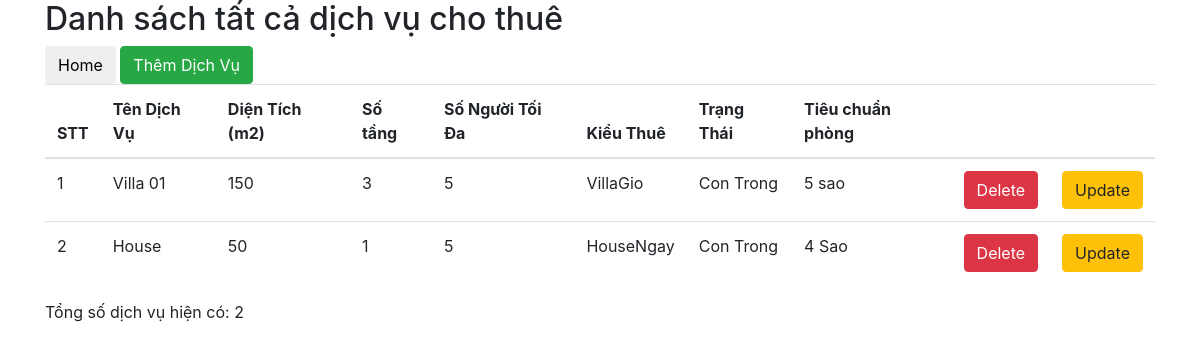
The page / on the database its author committed.
### tables this page shows
CREATE TABLE `dichvu` (
  `IDDichVu` int(11) NOT NULL,
  `TenDichVu` varchar(55) NOT NULL,
  `DienTich` int(11) NOT NULL,
  `SoTang` int(11) NOT NULL,
  `SoNguoiToiDa` int(11) NOT NULL,
  `IdKieuThue` int(11) NOT NULL,
  `TrangThai` varchar(50) NOT NULL,
  `TieuChuanPhong` varchar(50) NOT NULL
);

CREATE TABLE `kieuthue` (
  `IDKieuThue` int(11) NOT NULL,
  `TenKieuThue` varchar(50) NOT NULL,
  `GiaThue` bigint(50) NOT NULL
);

### controller/ServicesController.php (called while the page is built, shortened)
<?php
class ServicesController
{
    public $servicesDB;
    public function __construct()
    {
        $connection = new DBConnection("mysql:host=localhost;dbname=qlfurama", "root", "");
        $this->servicesDB = new ServicesDB($connection->connect());
    }
    public function index()
    {
        $servies = $this->servicesDB->getListServices();
        $services_Count = count($this->servicesDB->getListServices());
        include 'view/listServies.php';
    }
}

### model/DBConnection.php (called while the page is built, shortened)
<?php
class DBConnection
{
    public $dsn;
    public $user;
    public $password;
    public function __construct($dsn, $user, $password)
    {
        $this->dsn = $dsn;
        $this->password = $password;
        $this->user = $user;
    }
    public function connect()
    {
        return new PDO($this->dsn, $this->user, $this->password);
    }
}

### model/ServicesDB.php (called while the page is built, shortened)
<?php
class ServicesDB
{
    public $connection;
    public function __construct($connection)
    {
        $this->connection = $connection;
    }
    public function getListServices()
    {
        $sql = "SELECT * FROM dichvu INNER JOIN kieuthue on dichvu.IdKieuThue = kieuthue.IDKieuThue";
        $statement = $this->connection->prepare($sql);
        $statement->execute();
        $result = $statement->fetchAll();
        return $result;
    }
}

### view/listServies.php (the view)
<h2>Danh sách tất cả dịch vụ cho thuê</h2>
<a href="./home.php "><button  type="submit" class="btn">Home</button></a>
<a href="./index.php?page=addNewServies" ><button  type="submit" class="btn btn-success">Thêm Dịch Vụ</button></a>
<table class="table">
    <thead>
    <tr>
        <th>STT</th>
        <th>Tên Dịch Vụ</th>
        <th>Diện Tích (m2)</th>
        <th>Số tầng</th>
        <th>Số Người Tối Đa</th>
        <th>Kiểu Thuê</th>
        <th>Trạng Thái</th>
        <th>Tiêu chuẩn phòng</th>
        <th></th>
        <th></th>
    </tr>
    </thead>
    <tbody>
    <?php foreach ($servies as $key => $servie): ?>
    <tr>
        <td><?php echo ++$key ?></td>
        <td><?php echo $servie['TenDichVu'] ?></td>
        <td><?php echo $servie['DienTich'] ?></td>
        <td><?php echo $servie['SoTang'] ?></td>
        <td><?php echo $servie['SoNguoiToiDa'] ?></td>
        <td><?php echo $servie['TenKieuThue'] ?></td>
        <td><?php echo $servie['TrangThai'] ?></td>
        <td><?php echo $servie['TieuChuanPhong'] ?></td>
        <td> <a href="./index.php?page=deleteService&id=<?php echo $servie['IDDichVu']; ?>" class="btn btn-danger">Delete</a></td>
        <td> <a href="./index.php?page=editService&id=<?php echo $servie['IDDichVu']; ?>" class="btn btn-warning">Update</a></td>
        <?php endforeach; ?>
    </tbody>
</table>
Tổng số dịch vụ hiện có: <?php echo $services_Count ?>

### index.php (shortened to what this page needs)
<?php
require "model/DBConnection.php";
require "model/ServicesDB.php";
require "controller/ServicesController.php";
?>
<!doctype html>
<html lang="en">
<head>
    <link rel="stylesheet" href="https://stackpath.bootstrapcdn.com/bootstrap/4.1.3/css/bootstrap.min.css"
>
</head>
<body>
<div class="container">
    <?php
    $controller = new ServicesController();
    $page = isset($_REQUEST['page']) ? $_REQUEST['page'] : NULL;
    switch ($page) {
        default:
            $controller->index();
            break;
    }
    ?>
</div>
</body>
</html>

### rows shown on the page
dichvu: TenDichVu "Villa 01", DienTich "150", SoTang "3", SoNguoiToiDa "5", IdKieuThue.TenKieuThue "VillaGio", TrangThai "Con Trong", TieuChuanPhong "5 sao"
dichvu: TenDichVu "House", DienTich "50", SoTang "1", SoNguoiToiDa "5", IdKieuThue.TenKieuThue "HouseNgay", TrangThai "Con Trong", TieuChuanPhong "4 Sao"

### other values the page prints
$services_Count "2"
